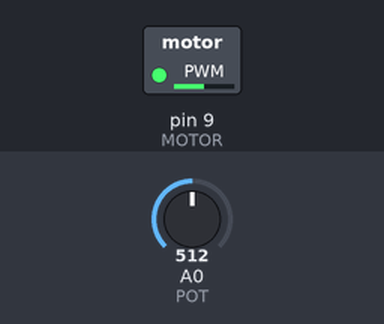
The sketch below on a simulated Arduino Uno, built with avr-gcc and run on an emulated ATmega328P. Parts: switched loads named in the sketch (green lamp = pin HIGH). Inputs (shaded band) come from the test bench; at power-on: A0 (POT) = 512.

Above: at 1.2 s.
1.3 s: A0 (POT) set to 716
At 1.8 s:
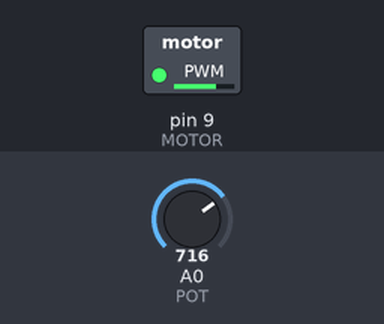
2.8 s: A0 (POT) set to 900
At 4.0 s:
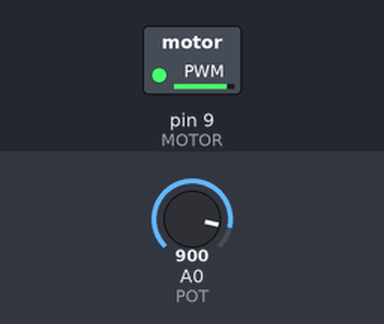
4.3 s: A0 (POT) set to 122
At 5.3 s:
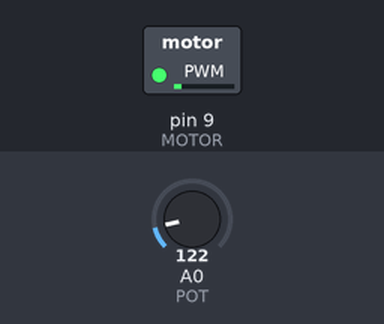
5.8 s: A0 (POT) set to 0
At 6.4 s:
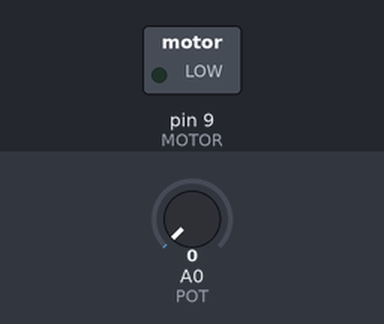
7.3 s: A0 (POT) set to 511
At 8.7 s:
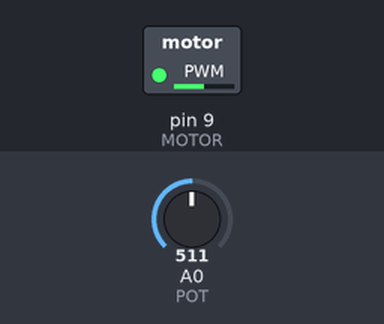
Timing chart, 0 to 9.8 s (numbered marks = the images above; inputs shaded):
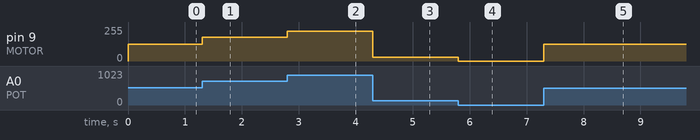

Measured:
- after the input at 1.3 s, pin 9 (MOTOR): 127/255 → 178/255 at once
- after the input at 2.8 s, pin 9 (MOTOR): 178/255 → 224/255 at once
- after the input at 4.3 s, pin 9 (MOTOR): 224/255 → 30/255 at once
- after the input at 5.8 s, pin 9 (MOTOR): 30/255 → 0/255 at once
- after the input at 7.3 s, pin 9 (MOTOR): 0/255 → 127/255 at once

The sketch:

Lab_2_Task_1-2.ino
```cpp
// Simulation Link: https://www.tinkercad.com/things/45253GtPiRw

#define POT       0   // Analog input pin for the potentiometer
#define MOTOR     9   // Motor control pin (connected to the transistor)

int motorSpeed = 0; // Initialize motor speed

void setup()
{
  pinMode(POT, INPUT);
  pinMode(MOTOR, OUTPUT);
}

void loop()
{
  int potValue = analogRead(POT); // Read the potentiometer value (0-1023)

  // Map the potentiometer value to a PWM range (0-255)
  motorSpeed = map(potValue, 0, 1023, 0, 255);

  // Control the motor speed
  analogWrite(MOTOR, motorSpeed);
}
```
